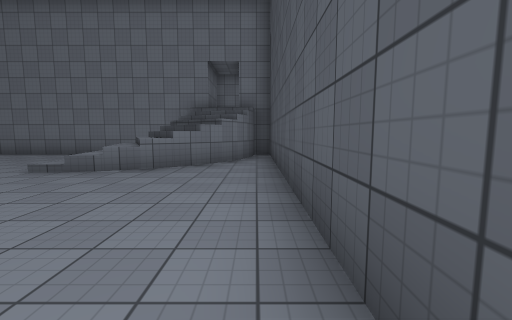
[1] (above)

12 first-person views from a walk through a scene from a Unity 3-D project. The camera is 1.4 m above the floor, tilts 6° down and sees 90° across. The floor is counted in squares, 2 m on a side. Each view is taken from the middle of a square. On the plan, view 1 faces up. The plan holds only what a view shows up to about 9 squares ahead; the rest is blank. The place goes on beyond the plan. The player character is not drawn. Surface patterns are stand-ins for the level's own textures.

[2]
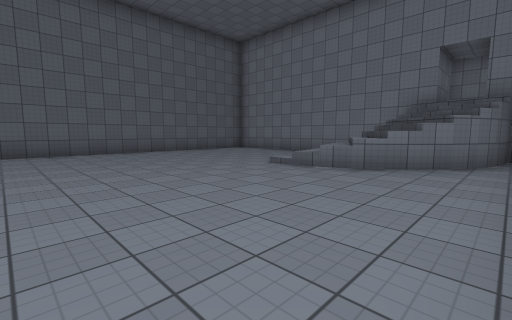

[3]
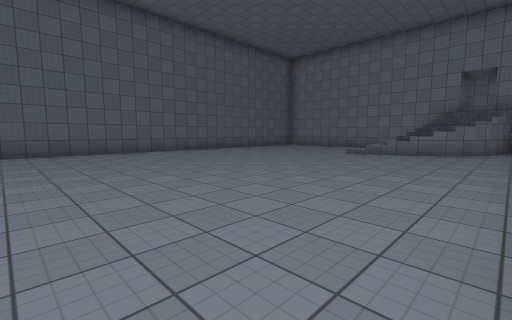

[4]
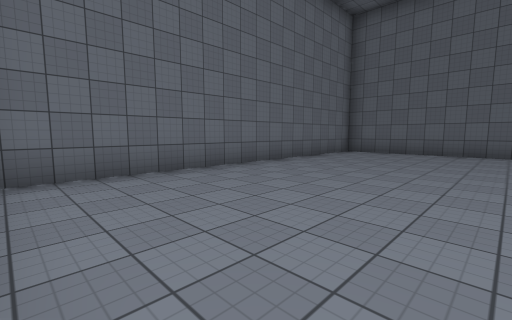

[5]
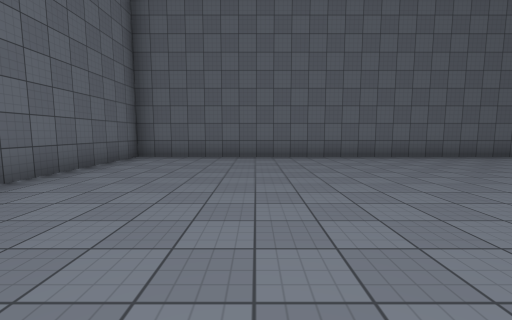

[6]
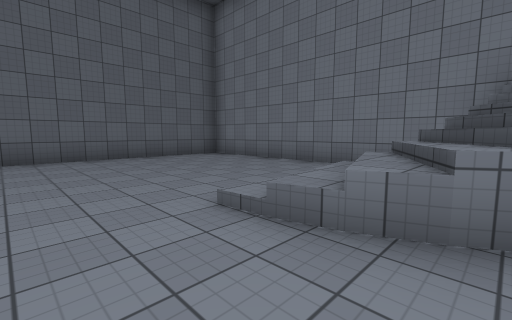

[7]
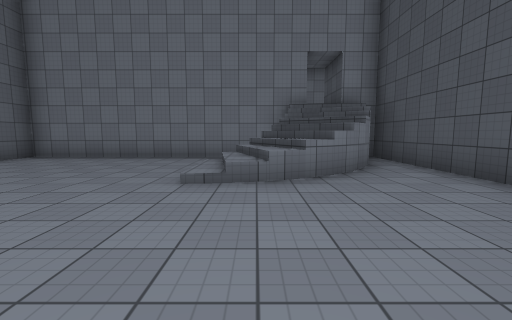

[8]
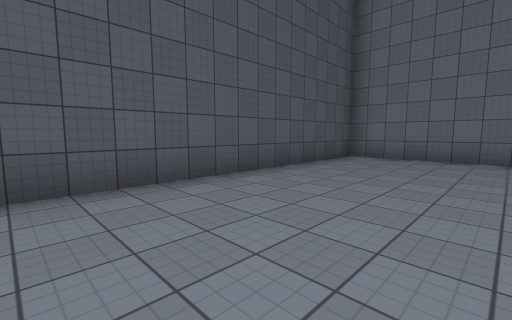

[9]
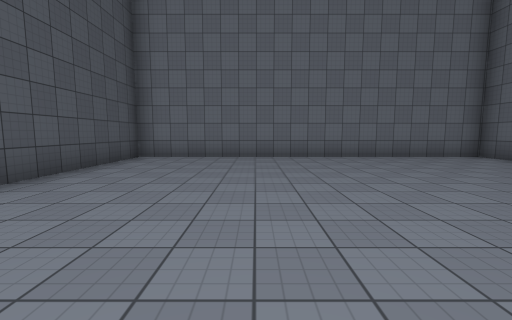

[10]
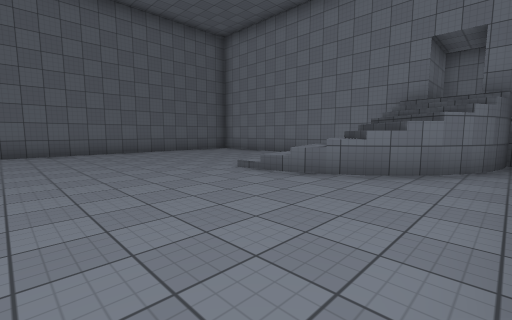

[11]
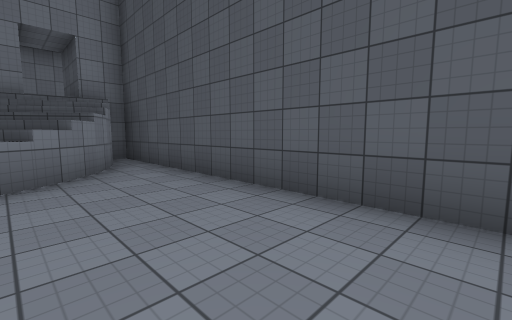

[12]
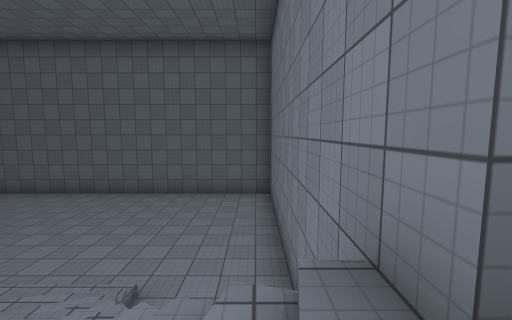

### Floor plan
Key: @ floor where view 1 was taken; # wall or solid block; . floor; / step, stairs or slope.
Columns run from 10 left of view 1 to 1 right of it. Each row starts with its distance up from view 1.
 13         ###
 12         #
 11         #
 10         # #
  9 ######### #
  8 #.......//##
  7 #......///.#
  6 #.....///#.#
  5 #.....//#..#
  4 #..........#
  3 #..........#
  2 #..........#
  1 #..........#
  0 #.........@#
 -1 #..........#
 -2 #..........#
 -3 #..........#
 -4 #..........#
 -5 #..........#
 -6 #..........#
 -7 ############

Where each view was taken, in squares from view 1:
view 1: 0 up, 0 right, facing up
view 2: 0 up, 0 right, facing up-left
view 3: 4 down, 0 right, facing up-left
view 4: 2 down, 0 right, facing down-left
view 5: 3 down, 2 left, facing left
view 6: 3 up, 2 left, facing up-left
view 7: 1 up, 3 left, facing up
view 8: 1 up, 3 left, facing down-right
view 9: 1 up, 3 left, facing down
view 10: 1 up, 0 right, facing up-left
view 11: 1 up, 2 left, facing up-right
view 12: 8 up, 1 left, facing left
